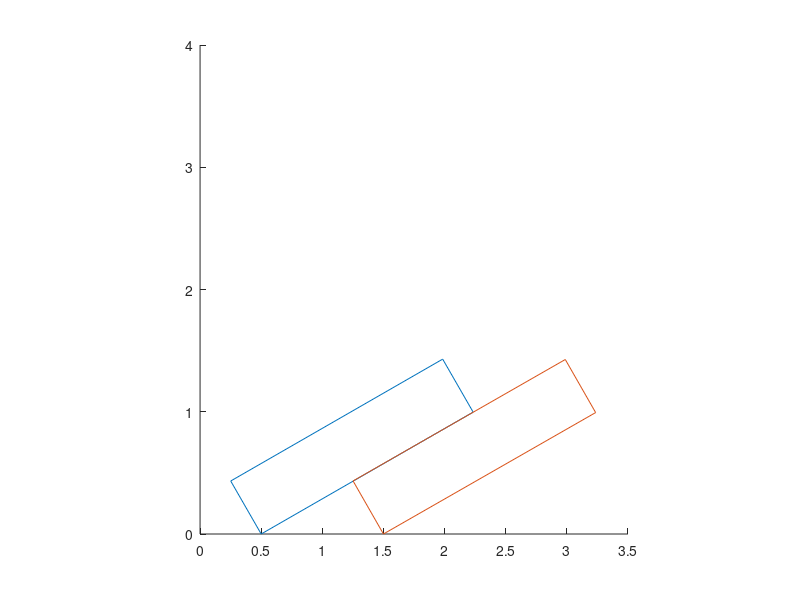

This chart was generated by the following MATLAB code:
clear
close all
clc

hieght = 2;
width = .5;
spacing = 1;
maxdominoes = 1;

mass = .3/16;
mu_static = .6;
gravity = 32.2;

increment = -.1;

collision = acosd((spacing-width)/hieght);

collision1 = acosd((spacing-width)/hieght);
collision2 = collision1 - asind(spacing*sind(collision1)/hieght);
chanesratio = collision1/collision2;

figure('units','normalized','outerposition',[0 0 1 1])
hold on
h = plot([0  width width  0  0], [0  0  hieght  hieght  0]);
axis([0  width+spacing*(maxdominoes+hieght) 0 hieght*2])
axis equal

%%Preload info
master = cell(1,maxdominoes+1);
for q=1:maxdominoes
    plotty{q} = plot([spacing*q  width+spacing*q width+spacing*q  spacing*q  spacing*q], [0  0  hieght  hieght  0]);
    master{q}(1) = 90;
    master{q}(2) = 90;
end
master{q+1}(1) = 90;
master{q+1}(2) = 90;
master{1}(3) = increment;
% master = cell(1,maxdominoes+1);

% What I am proposing is the following structure

% master is a 1 dimensional cell

% The location in the cell is which domino to look at e.i. master{1} is the
% first domino, while master{7} contains the matric of values for the 7th
% domino. When accessed the cell location will contain another 1 matrix.
%
% The first column will be the thetaprevious term
% The second column will be the thetanow term
% The third column will be the thetadelta term
a = 1;

while master{1}(1) >= asind(width/spacing)
    if master{1}(1) >= 0
        rotate(h, [0 0 1], master{1}(3),[width,0,0])
        master{1}(1) = master{1}(1) + master{1}(3);


                    for n = 1:maxdominoes

            if  master{n}(1) <= collision
                master{n+1}(1) =  master{n+1}(2);
                master{n+1}(2) = (master{n}(1) + master{n}(3))    + asind((spacing-width/sind(master{n+1}(2)))*sind((master{n}(1)+master{n}(3)))/sqrt(hieght^2 + (spacing-width/sind(master{n+1}(2)))^2 -2*hieght*(spacing-width/sind(master{n+1}(2)))*cosd((master{n}(1)+master{n}(3)))));
                master{n+1}(3) =  master{n+1}(2) - master{n+1}(1);
                rotate(plotty{n}, [0 0 1], master{n+1}(3)  ,[width+spacing*n,0,0])
                  %drawnow
                
                
                
            end
                    end
                            frictionforce(a) = mu_static*mass*gravity*.5*sqrt(hieght^2 + width^2)*cosd(master{1}(1)+atand(width/hieght));
            a=a +1;
        end
end
mu_static*mass*gravity
close all
plot(frictionforce)